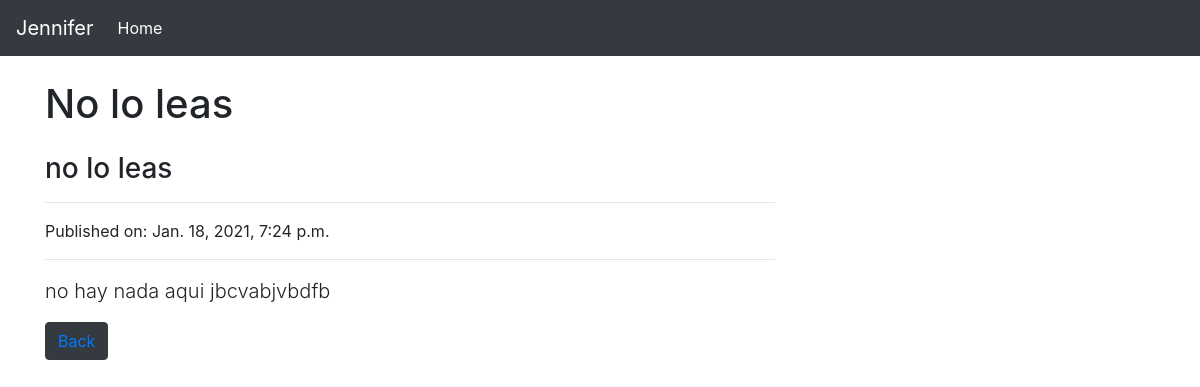
Page /el-que-lo-lea/ on the committed database.
### home/models.py (models this page shows, shortened)
class BlogPost(models.Model):
    title = models.CharField(max_length=200, unique=True, null=True, blank=False)
    subtitle = models.CharField(max_length=180, null=True, blank=False)
    slug = models.SlugField(unique=True, null=True, blank=False)
    body = models.TextField()  # content
    created_at = models.DateTimeField(auto_now_add=True, null=False)
    updated_at = models.DateTimeField(auto_now=True, null=False)
    class Meta:
        ordering = ['-created_at']

### home/views.py (the view)
# urls.py: path('<slug:slug>/', views.ReadArticle.as_view(), name='read_article'),
class ReadArticle(generic.DetailView):
    model = BlogPost
    template_name = 'read_article.html'

### templates/read_article.html (shortened to what this page needs)
{% extends "base.html" %}
{% block page_content %}
        <div class="col-lg-8">
            <h1 class="mt-4">{{object.title}}</h1>
            <h3 class="mt-4">{{object.subtitle}}</h3>
            <hr>
            <p>Published on: {{object.created_at}}</p>
            <hr>
            <p class="lead">{{object.body}}</p>
        </div>
        </div>
        <button type="button" class="btn btn-dark"  ><a href="/" > Back </a></button>
{% endblock %}

### rows in the picture
BlogPost: title "No lo leas", subtitle "no lo leas", created_at "Jan. 18, 2021, 7:24 p.m.", body "no hay nada aqui jbcvabjvbdfb"
